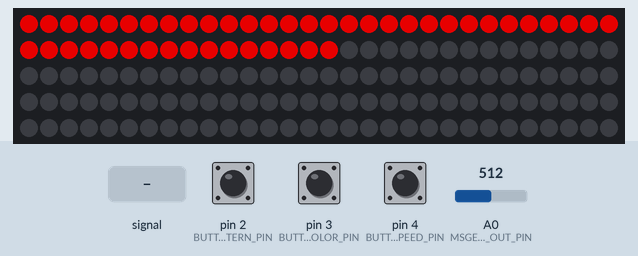
Simulated run of this sketch. Board: Arduino Uno, built with avr-gcc and run on an emulated ATmega328P. Parts: 150 RGB LEDs in strip order, left to right, continuing on the next row. Wiring (inferred from the names in the program): APA102 LEDs: data pin 8; clock pin 7. Inputs (shaded band) come from the test bench; at power-on: A0 (MSGEQ7_OUT_PIN) = 512, pin 3 (BUTTON_COLOR_PIN) HIGH, pin 4 (BUTTON_SPEED_PIN) HIGH, pin 2 (BUTTON_PATTERN_PIN) HIGH. Dim RGB values are drawn brighter than linear; EEPROM starts erased.

Above: at 1.5 s.
1.6 s: A0 (MSGEQ7_OUT_PIN) fed a 2 Hz sine of ±306 counts around its level
At 2.28 s:
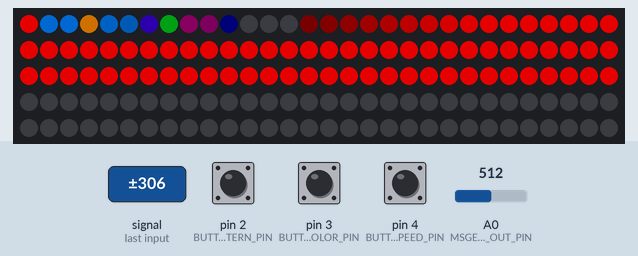
4.5 s: A0 (MSGEQ7_OUT_PIN) set to 716
At 4.69 s:
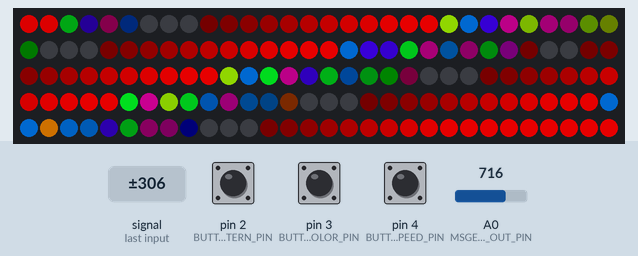
7.5 s: pin 3 (BUTTON_COLOR_PIN) pulled LOW for 0.15 s
At 8.15 s:
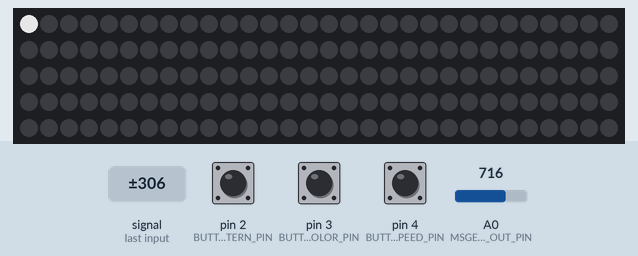
8.2 s: pin 4 (BUTTON_SPEED_PIN) pulled LOW for 0.15 s
8.9 s: pin 3 (BUTTON_COLOR_PIN) pulled LOW for 1 s
At 10.45 s:
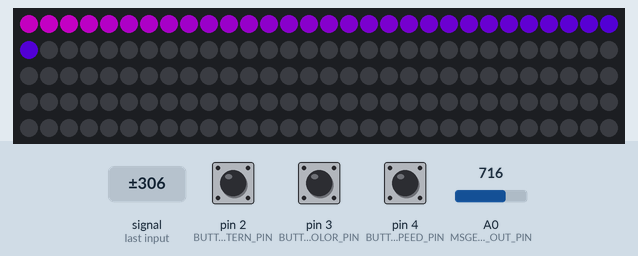
10.5 s: pin 2 (BUTTON_PATTERN_PIN) pulled LOW for 0.15 s
At 12.12 s:
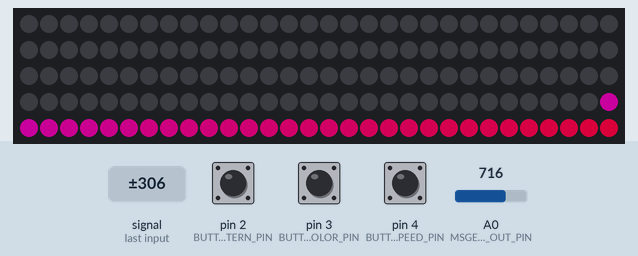
Timing chart, 0 to 13.6 s (numbered marks = the images above; inputs shaded):
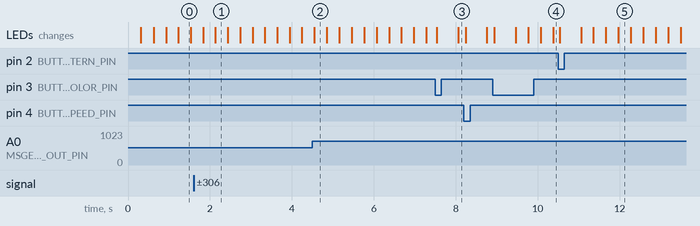

The sketch:

MSGEQ7_LED_Visualizer.ino
```cpp
/*
 * MSGEQ7 -> Addressable LED Strip Music Visualizer
 * Board : Arduino Uno (ATmega328P)
 * Needs : FastLED library (Arduino IDE: Sketch > Include Library > Manage Libraries > "FastLED")
 *
 * The MSGEQ7 splits the audio into 7 frequency bands. Each "step" the strip
 * scrolls by one pixel and a new pixel is fed in whose color/brightness comes
 * from the music, so beats travel down the strip.
 *
 * Three optional pushbuttons (each wired from the pin to GND, no resistor needed).
 * Set USE_BUTTONS to false to run without buttons; the DEFAULT_ settings are then used.
 *   PATTERN button -> cycles the scroll pattern
 *   COLOR   button -> cycles the color scheme
 *   SPEED   button -> cycles the scroll speed
 *
 * Patterns:
 *   0  Full strip   : start -> end
 *   1  Full strip   : end -> start
 *   2  Full strip   : middle -> ends
 *   3  Full strip   : ends -> middle
 *   4  Segments     : start -> end         (every SEGMENT_SIZE LEDs does the same thing)
 *   5  Segments     : end -> start
 *   6  Segments     : middle -> ends
 *   7  Segments     : ends -> middle
 *   8  Segments     : alternating start->end / end->start (zig-zag)
 *   9  Segments     : alternating middle->ends / ends->middle
 *
 * Color schemes:
 *   0 Spectrum   - color shows the strongest frequency (bass = red ... treble = purple)
 *   1 RGB mix    - bass = red, mids = green, treble = blue
 *   2 Rainbow    - hue slowly rotates over time
 *   3 Fire       - quiet = dark red, loud = yellow/white
 *   4 Ocean      - blues / aquas
 *   5 Lava       - black / red / orange / white by loudness
 *   6 Forest     - greens
 *   7 Party      - pink / purple / orange / blue
 *   8 Custom 2   - blends CUSTOM_COLOR_1 (quiet) to CUSTOM_COLOR_2 (loud)
 *   9 Custom 1   - CUSTOM_COLOR_1 only
 */

#include <FastLED.h>
#include <EEPROM.h>

// =====================================================================
// ======================  USER SETTINGS  ==============================
// =====================================================================

// ---------- LED strip ----------
// Common types: WS2812B, WS2812, WS2811, WS2813, WS2815, SK6812, TM1803, UCS1903
// 4-wire (clock) types: APA102, SK9822, WS2801, LPD8806  -> also set LED_CLOCK_PIN below
#define LED_TYPE        WS2812B
#define COLOR_ORDER     GRB       // WS2812B is usually GRB. If red/green are swapped try RGB.
#define NUM_LEDS        150       // Total LEDs on the strip
#define LED_DATA_PIN    6         // Strip data (DI) pin
// #define LED_CLOCK_PIN 13       // Uncomment ONLY for 4-wire strips (APA102 etc). On Uno use DATA=11, CLOCK=13

#define LED_BRIGHTNESS  180       // Overall brightness limit 0-255
#define POWER_VOLTS     5         // Strip voltage (5 or 12)
#define POWER_MAX_MA    2000      // Max current your power supply can give (mA). FastLED dims to stay under it.

#define SEGMENT_SIZE    15        // LEDs per segment in the "Segments" patterns

// ---------- MSGEQ7 ----------
#define MSGEQ7_STROBE_PIN  7      // MSGEQ7 pin 4 (STROBE)
#define MSGEQ7_RESET_PIN   8      // MSGEQ7 pin 7 (RESET)
#define MSGEQ7_OUT_PIN     A0     // MSGEQ7 pin 3 (OUT)

// ---------- Pushbuttons (pin -> button -> GND, internal pull-ups are used) ----------
#define USE_BUTTONS        true   // false = no buttons; pattern/color/speed come from the DEFAULT_ settings below
#define BUTTON_PATTERN_PIN 2
#define BUTTON_COLOR_PIN   3
#define BUTTON_SPEED_PIN   4
#define DEBOUNCE_MS        30

// ---------- Scroll speeds ----------
// Milliseconds per one-pixel step. The SPEED button cycles through this list.
// Smaller = faster. With 150 WS2812B LEDs the fastest real rate is ~6 ms/step.
const uint16_t SCROLL_SPEEDS_MS[] = { 6, 12, 20, 30, 45, 70, 100 };

// ---------- Starting settings ----------
// With USE_BUTTONS false these ARE the settings: change them and re-upload.
// With USE_BUTTONS true they're used on first power-up (or always, if SAVE_SETTINGS is false).
#define DEFAULT_PATTERN    0
#define DEFAULT_COLOR      0
#define DEFAULT_SPEED      2      // index into SCROLL_SPEEDS_MS
#define SAVE_SETTINGS      true   // Remember button choices in EEPROM across power cycles (ignored if USE_BUTTONS is false)

// ---------- Custom colors (used by color schemes 8 and 9) ----------
const CRGB CUSTOM_COLOR_1 = CRGB::Red;
const CRGB CUSTOM_COLOR_2 = CRGB::Blue;

// ---------- Audio tuning ----------
#define NOISE_FLOOR        80     // MSGEQ7 readings (0-1023) at/below this count as silence
#define AUTO_GAIN          true   // Automatically adapt to the music volume
#define FIXED_FULL_SCALE   900    // If AUTO_GAIN is false: reading that equals full brightness
#define MIN_FULL_SCALE     300    // AUTO_GAIN never amplifies more than this (stops noise blowing up)
#define BEAT_THRESHOLD     40     // Levels (0-255) below this are shown as dark -> beats stand out
#define BASS_DRIVES_BEAT   true   // true: brightness follows bass (beats). false: loudest of all bands
#define SEGMENT_PER_BAND   false  // true: in Segment patterns each segment follows a different band

// ---------- Feedback ----------
#define SHOW_INDICATOR     true   // Briefly light N LEDs at the start of the strip after a button press
#define INDICATOR_MS       500
#define SERIAL_DEBUG       false  // Print band levels to Serial Monitor (115200 baud)

// =====================================================================
// ======================  END OF USER SETTINGS  =======================
// =====================================================================

#if MIN_FULL_SCALE <= NOISE_FLOOR
#error "MIN_FULL_SCALE must be larger than NOISE_FLOOR"
#endif
#if BEAT_THRESHOLD >= 255
#error "BEAT_THRESHOLD must be below 255"
#endif

enum Direction : uint8_t { START_TO_END, END_TO_START, MIDDLE_OUT, ENDS_IN };

struct PatternDef {
  bool segmented;   // whole strip or every SEGMENT_SIZE LEDs
  uint8_t dir;      // Direction
  bool alternate;   // flip direction on every other segment
};

const PatternDef PATTERNS[] = {
  { false, START_TO_END, false },
  { false, END_TO_START, false },
  { false, MIDDLE_OUT,   false },
  { false, ENDS_IN,      false },
  { true,  START_TO_END, false },
  { true,  END_TO_START, false },
  { true,  MIDDLE_OUT,   false },
  { true,  ENDS_IN,      false },
  { true,  START_TO_END, true  },
  { true,  MIDDLE_OUT,   true  },
};

const uint8_t NUM_PATTERNS      = sizeof(PATTERNS) / sizeof(PATTERNS[0]);
const uint8_t NUM_COLOR_SCHEMES = 10;
const uint8_t NUM_SPEEDS        = sizeof(SCROLL_SPEEDS_MS) / sizeof(SCROLL_SPEEDS_MS[0]);

const uint8_t EEPROM_MAGIC = 0xA7;   // marks EEPROM as holding valid settings

CRGB leds[NUM_LEDS];

uint8_t patternIndex = DEFAULT_PATTERN;
uint8_t colorIndex   = DEFAULT_COLOR;
uint8_t speedIndex   = DEFAULT_SPEED;

// Audio state
uint16_t rawBands[7];        // latest raw readings 0-1023
uint8_t  peakLevel[7];       // highest scaled level (0-255) since the last scroll step
uint16_t fullScale = MIN_FULL_SCALE;  // auto-gain ceiling
uint8_t  bassLevel, midLevel, trebleLevel;
uint8_t  rainbowHue = 0;

unsigned long lastStepMs = 0;

struct Button {
  uint8_t pin;
  bool stableState;
  bool lastReading;
  unsigned long lastChangeMs;
};

Button btnPattern = { BUTTON_PATTERN_PIN, HIGH, HIGH, 0 };
Button btnColor   = { BUTTON_COLOR_PIN,   HIGH, HIGH, 0 };
Button btnSpeed   = { BUTTON_SPEED_PIN,   HIGH, HIGH, 0 };

// ---------------------------------------------------------------------
// Buttons
// ---------------------------------------------------------------------
// Returns true once each time the button is pressed (debounced).
bool buttonPressed(Button &b) {
  bool reading = digitalRead(b.pin);
  unsigned long now = millis();
  if (reading != b.lastReading) {
    b.lastReading = reading;
    b.lastChangeMs = now;
  }
  if ((now - b.lastChangeMs) >= DEBOUNCE_MS && reading != b.stableState) {
    b.stableState = reading;
    return (reading == LOW);
  }
  return false;
}

// ---------------------------------------------------------------------
// Settings storage
// ---------------------------------------------------------------------
void loadSettings() {
  if (!USE_BUTTONS || !SAVE_SETTINGS || EEPROM.read(0) != EEPROM_MAGIC) return;
  uint8_t p = EEPROM.read(1), c = EEPROM.read(2), s = EEPROM.read(3);
  if (p < NUM_PATTERNS)      patternIndex = p;
  if (c < NUM_COLOR_SCHEMES) colorIndex   = c;
  if (s < NUM_SPEEDS)        speedIndex   = s;
}

void saveSettings() {
  if (!USE_BUTTONS || !SAVE_SETTINGS) return;
  EEPROM.update(0, EEPROM_MAGIC);   // update() only writes if the value changed
  EEPROM.update(1, patternIndex);
  EEPROM.update(2, colorIndex);
  EEPROM.update(3, speedIndex);
}

// ---------------------------------------------------------------------
// MSGEQ7
// ---------------------------------------------------------------------
uint8_t scaleReading(uint16_t r) {
  uint16_t top = AUTO_GAIN ? fullScale : FIXED_FULL_SCALE;
  if (r <= NOISE_FLOOR) return 0;
  if (top <= NOISE_FLOOR) return 255;
  uint32_t v = (uint32_t)(r - NOISE_FLOOR) * 255UL / (top - NOISE_FLOOR);
  return v > 255 ? 255 : (uint8_t)v;
}

void readMSGEQ7() {
  // Reset the multiplexer to band 0 (63 Hz)
  digitalWrite(MSGEQ7_RESET_PIN, HIGH);
  delayMicroseconds(1);
  digitalWrite(MSGEQ7_RESET_PIN, LOW);
  delayMicroseconds(75);

  uint16_t loudest = 0;
  for (uint8_t i = 0; i < 7; i++) {
    digitalWrite(MSGEQ7_STROBE_PIN, LOW);
    delayMicroseconds(40);                      // let the output settle
    rawBands[i] = analogRead(MSGEQ7_OUT_PIN);
    digitalWrite(MSGEQ7_STROBE_PIN, HIGH);
    delayMicroseconds(40);
    if (rawBands[i] > loudest) loudest = rawBands[i];
  }

  if (AUTO_GAIN && loudest > fullScale) fullScale = loudest;

  // Keep the peak of each band until the next scroll step so short beats aren't missed
  for (uint8_t i = 0; i < 7; i++) {
    uint8_t lv = scaleReading(rawBands[i]);
    if (lv > peakLevel[i]) peakLevel[i] = lv;
  }
}

// Slowly lower the auto-gain ceiling so quieter music still fills the range
void decayGain() {
  if (!AUTO_GAIN) return;
  if (fullScale > MIN_FULL_SCALE) {
    fullScale -= (fullScale >> 7) + 1;
    if (fullScale < MIN_FULL_SCALE) fullScale = MIN_FULL_SCALE;
  }
}

// ---------------------------------------------------------------------
// Color generation
// ---------------------------------------------------------------------
// level: loudness 0-255.  hue: 0-255 position that represents the frequency band.
CRGB makeColor(uint8_t level, uint8_t hue) {
  if (level < BEAT_THRESHOLD) return CRGB::Black;
  // Re-stretch the remaining range to 0-255 brightness
  uint8_t v = (uint16_t)(level - BEAT_THRESHOLD) * 255U / (255U - BEAT_THRESHOLD);

  switch (colorIndex) {
    case 0:  return CHSV(hue, 255, v);                                             // Spectrum
    case 1: {                                                                       // RGB mix
      CRGB c(bassLevel, midLevel, trebleLevel);
      c.nscale8_video(v);
      return c;
    }
    case 2:  return CHSV(rainbowHue, 255, v);                                      // Rainbow
    case 3:  return ColorFromPalette(HeatColors_p,   scale8(level, 240), v);       // Fire
    case 4:  return ColorFromPalette(OceanColors_p,  hue + rainbowHue, v);         // Ocean
    case 5:  return ColorFromPalette(LavaColors_p,   scale8(level, 240), v);       // Lava
    case 6:  return ColorFromPalette(ForestColors_p, hue + rainbowHue, v);         // Forest
    case 7:  return ColorFromPalette(PartyColors_p,  hue + rainbowHue, v);         // Party
    case 8: {                                                                       // Custom 2-color
      CRGB c = blend(CUSTOM_COLOR_1, CUSTOM_COLOR_2, level);
      c.nscale8_video(v);
      return c;
    }
    default: {                                                                      // Custom 1-color
      CRGB c = CUSTOM_COLOR_1;
      c.nscale8_video(v);
      return c;
    }
  }
}

inline uint8_t bandHue(uint8_t band) { return band * 36; }   // 0=red ... 6=purple

// ---------------------------------------------------------------------
// Scrolling
// ---------------------------------------------------------------------
// Pixels in [a..b] move toward b; the new pixel enters at a.
void shiftUp(int a, int b, const CRGB &c) {
  for (int i = b; i > a; i--) leds[i] = leds[i - 1];
  leds[a] = c;
}

// Pixels in [a..b] move toward a; the new pixel enters at b.
void shiftDown(int a, int b, const CRGB &c) {
  for (int i = a; i < b; i++) leds[i] = leds[i + 1];
  leds[b] = c;
}

// Scroll one zone (the whole strip or one segment) by one pixel.
void scrollZone(int zs, int ze, uint8_t dir, const CRGB &c) {
  int len  = ze - zs + 1;
  int half = len / 2;
  bool odd = len & 1;

  switch (dir) {
    case START_TO_END:
      shiftUp(zs, ze, c);
      break;

    case END_TO_START:
      shiftDown(zs, ze, c);
      break;

    case MIDDLE_OUT:
      if (half > 0) {
        shiftDown(zs, zs + half - 1, c);     // left half flows toward the start
        shiftUp(ze - half + 1, ze, c);       // right half flows toward the end
      }
      if (odd) leds[zs + half] = c;          // center pixel
      break;

    case ENDS_IN:
      if (odd && half > 0) leds[zs + half] = leds[zs + half - 1];   // center gets arriving pixel
      if (half > 0) {
        shiftUp(zs, zs + half - 1, c);       // left half flows toward the middle
        shiftDown(ze - half + 1, ze, c);     // right half flows toward the middle
      } else {
        leds[zs] = c;
      }
      break;
  }
}

void scrollStep() {
  // Summarize the audio collected since the last step
  bassLevel   = max(peakLevel[0], peakLevel[1]);
  midLevel    = max(peakLevel[2], max(peakLevel[3], peakLevel[4]));
  trebleLevel = max(peakLevel[5], peakLevel[6]);

  uint8_t loudestBand = 0;
  for (uint8_t i = 1; i < 7; i++) {
    if (peakLevel[i] > peakLevel[loudestBand]) loudestBand = i;
  }

  uint8_t beatLevel = BASS_DRIVES_BEAT ? bassLevel : peakLevel[loudestBand];
  CRGB newPixel = makeColor(beatLevel, bandHue(loudestBand));

  const PatternDef &p = PATTERNS[patternIndex];

  if (!p.segmented) {
    scrollZone(0, NUM_LEDS - 1, p.dir, newPixel);
  } else {
    uint8_t seg = 0;
    for (int zs = 0; zs < NUM_LEDS; zs += SEGMENT_SIZE, seg++) {
      int ze = zs + SEGMENT_SIZE - 1;
      if (ze > NUM_LEDS - 1) ze = NUM_LEDS - 1;

      uint8_t dir = p.dir;
      if (p.alternate && (seg & 1)) dir ^= 1;   // START<->END or MIDDLE<->ENDS

      CRGB c = newPixel;
      if (SEGMENT_PER_BAND) {
        uint8_t band = seg % 7;
        c = makeColor(peakLevel[band], bandHue(band));
      }
      scrollZone(zs, ze, dir, c);
    }
  }

  FastLED.show();

  for (uint8_t i = 0; i < 7; i++) peakLevel[i] = 0;
}

// ---------------------------------------------------------------------
// Button feedback: light (index + 1) LEDs at the start of the strip
// ---------------------------------------------------------------------
void showIndicator(uint8_t index, CRGB color) {
  if (!SHOW_INDICATOR) return;
  FastLED.clear();
  for (uint8_t i = 0; i <= index && i < NUM_LEDS; i++) leds[i] = color;
  FastLED.show();
  delay(INDICATOR_MS);
  FastLED.clear();
  FastLED.show();
}

void checkButtons() {
  if (buttonPressed(btnPattern)) {
    patternIndex = (patternIndex + 1) % NUM_PATTERNS;
    showIndicator(patternIndex, CRGB::White);
    FastLED.clear();             // start the new pattern from a blank strip
    saveSettings();
  }
  if (buttonPressed(btnColor)) {
    colorIndex = (colorIndex + 1) % NUM_COLOR_SCHEMES;
    showIndicator(colorIndex, CHSV(colorIndex * 25, 255, 255));
    saveSettings();
  }
  if (buttonPressed(btnSpeed)) {
    speedIndex = (speedIndex + 1) % NUM_SPEEDS;
    showIndicator(speedIndex, CRGB::Blue);
    saveSettings();
  }
}

void printDebug() {
  Serial.print(F("P")); Serial.print(patternIndex);
  Serial.print(F(" C")); Serial.print(colorIndex);
  Serial.print(F(" S")); Serial.print(SCROLL_SPEEDS_MS[speedIndex]);
  Serial.print(F("ms  gain=")); Serial.print(fullScale);
  Serial.print(F("  bands:"));
  for (uint8_t i = 0; i < 7; i++) { Serial.print(' '); Serial.print(rawBands[i]); }
  Serial.println();
}

// ---------------------------------------------------------------------
void setup() {
  pinMode(MSGEQ7_STROBE_PIN, OUTPUT);
  pinMode(MSGEQ7_RESET_PIN,  OUTPUT);
  pinMode(MSGEQ7_OUT_PIN,    INPUT);
  digitalWrite(MSGEQ7_STROBE_PIN, HIGH);
  digitalWrite(MSGEQ7_RESET_PIN,  LOW);

  if (USE_BUTTONS) {
    pinMode(BUTTON_PATTERN_PIN, INPUT_PULLUP);
    pinMode(BUTTON_COLOR_PIN,   INPUT_PULLUP);
    pinMode(BUTTON_SPEED_PIN,   INPUT_PULLUP);
  }

  if (SERIAL_DEBUG) Serial.begin(115200);

  delay(300);   // let the strip's power settle

#ifdef LED_CLOCK_PIN
  FastLED.addLeds<LED_TYPE, LED_DATA_PIN, LED_CLOCK_PIN, COLOR_ORDER>(leds, NUM_LEDS);
#else
  FastLED.addLeds<LED_TYPE, LED_DATA_PIN, COLOR_ORDER>(leds, NUM_LEDS).setCorrection(TypicalLEDStrip);
#endif
  FastLED.setMaxPowerInVoltsAndMilliamps(POWER_VOLTS, POWER_MAX_MA);
  FastLED.setBrightness(LED_BRIGHTNESS);
  FastLED.clear();
  FastLED.show();

  // Keep the defaults in range in case they were set too high
  if (patternIndex >= NUM_PATTERNS)    patternIndex = 0;
  if (colorIndex   >= NUM_COLOR_SCHEMES) colorIndex = 0;
  if (speedIndex   >= NUM_SPEEDS)      speedIndex   = 0;

  loadSettings();
}

void loop() {
  if (USE_BUTTONS) checkButtons();
  readMSGEQ7();

  EVERY_N_MILLISECONDS(40) { rainbowHue++; }
  EVERY_N_MILLISECONDS(50) { decayGain(); }
  if (SERIAL_DEBUG) { EVERY_N_MILLISECONDS(250) { printDebug(); } }

  unsigned long now = millis();
  if (now - lastStepMs >= SCROLL_SPEEDS_MS[speedIndex]) {
    lastStepMs = now;
    scrollStep();
  }
}
```

Measured:
- after the input at 7.5 s, the LEDs: first change at once (image 3 shows a later state)
- after the input at 8.9 s, the LEDs: first change at once (image 4 shows a later state)
- after the input at 10.5 s, the LEDs: first change at once (image 5 shows a later state)
